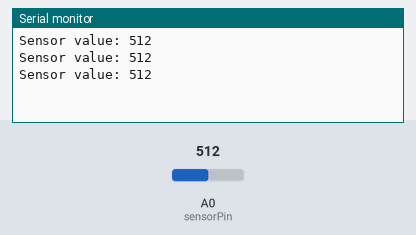
This sketch was run on a simulated Arduino Uno, built with avr-gcc and run on an emulated ATmega328P. On the bench: the last lines printed to the serial monitor. The test bench sets the inputs (shaded band); at power-on: A0 (sensorPin) = 512.

Above: at 1.3 s.
1.4 s: A0 (sensorPin) set to 716
At 1.9 s:
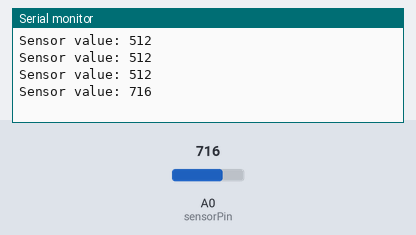
2.9 s: A0 (sensorPin) set to 900
At 3.4 s:
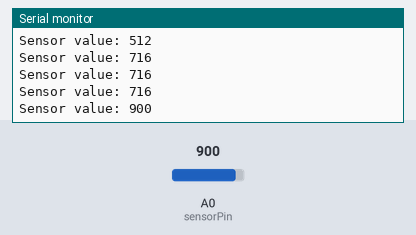
Timing chart, 0 to 5.9 s (numbered marks = the images above; inputs shaded):
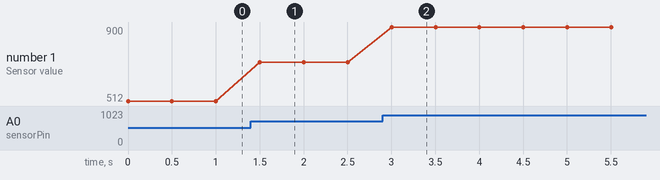

The sketch:

Day13_Sensor_Serial.ino
```cpp
#define sensorPin A0

void setup() {
  Serial.begin(9600);
}

void loop() {
  int sensorValue = analogRead(sensorPin);
  Serial.print("Sensor value: ");
  Serial.println(sensorValue);
  delay(500);
}
```

Measured:
- after the input at 1.4 s, the serial monitor: prints a new line after 0.10 s (image 1)
- after the input at 2.9 s, the serial monitor: prints a new line after 0.10 s (image 2)
- plotted number 1: 512 → 716 after the input at 1.4 s, 716 → 900 after the input at 2.9 s
